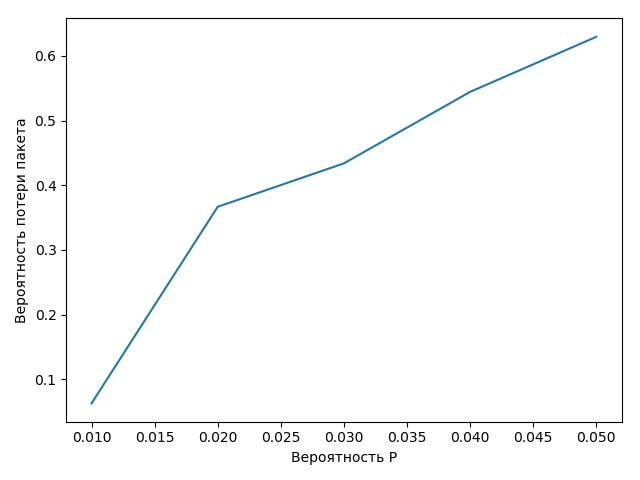

This chart was generated by the following Python code:
import matplotlib.pyplot as plt
import random

M = 200  # размер буфера
N = 20  # число абонентов
p = 0.01
probability_l = []
p_loss = []

while p <= 1 / N:
    probability_l.append(p)
    coliz = 0
    s = 0
    k = 0
    while k <= M:
        msg_sum = 0
        n = 0
        while n <= N:
            msg_sum += random.choices([1, 0], [p, 1 - p])[0]
            n += 1
        if msg_sum > 1:
            coliz += msg_sum
        s += msg_sum
        k += 1
    p_loss.append(coliz / s)
    p += 0.01

plt.ylabel('Вероятность потери пакета')
plt.xlabel('Вероятность P')
plt.plot(probability_l, p_loss)
plt.show()
